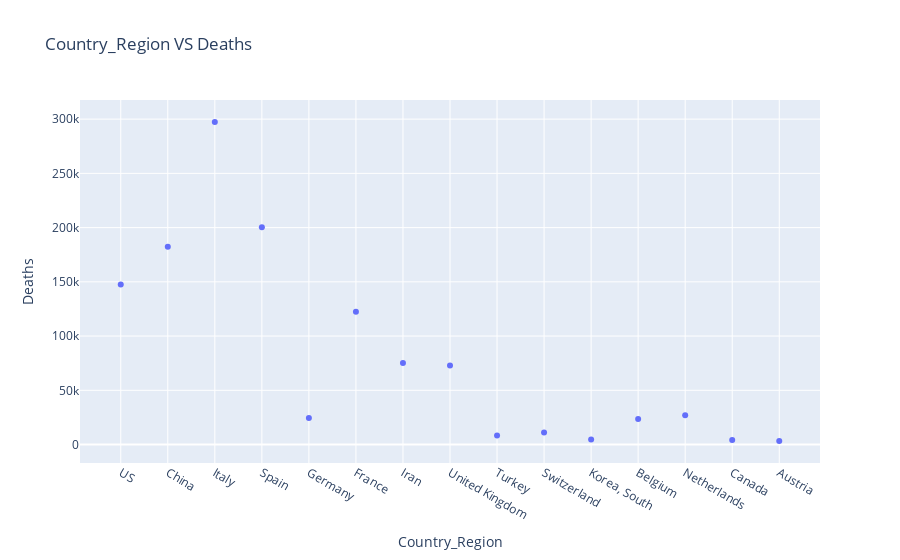

The code cell stored with this chart in its notebook:
### Markdown cell above
## Scatter Plot For Country VS Deaths For New Data

### Code cell
p_15 = data_15['Country_Region']
q_15 = data_15['Fatalities']

data1 = go.Scatter(x=p_15,y=q_15,mode='markers')

layout = go.Layout(title='Country_Region VS Deaths',
                   xaxis_title='Country_Region',yaxis_title='Deaths')
data=[data1]
fig = go.Figure(data,layout)

iplot(fig)

### Figure 1 — Plotly figure (JSON) as saved in the notebook; plotly's stock layout.template omitted (floating-point values rounded to 4 significant figures)
{"data": [{"mode": "markers", "type": "scatter", "x": ["US", "China", "Italy", "Spain", "Germany", "France", "Iran", "United Kingdom", "Turkey", "Switzerland", "Korea, South", "Belgium", "Netherlands", "Canada", "Austria"], "y": [147545, 182450, 297444, 200412, 24491, 122427, 75219, 72805, 8310, 11029, 4758, 23652, 27083, 4282, 3175]}], "layout": {"title": {"text": "Country_Region VS Deaths"}, "xaxis": {"title": {"text": "Country_Region"}}, "yaxis": {"title": {"text": "Deaths"}}}}
